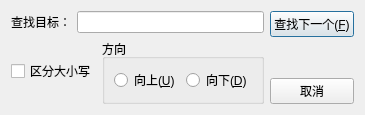
<?xml version="1.0" encoding="UTF-8"?>
<ui version="4.0">
 <class>SearchDialog</class>
 <widget class="QDialog" name="SearchDialog">
  <property name="geometry">
   <rect>
    <x>0</x>
    <y>0</y>
    <width>269</width>
    <height>98</height>
   </rect>
  </property>
  <property name="windowTitle">
   <string>查找</string>
  </property>
  <layout class="QVBoxLayout" name="verticalLayout_3">
   <item>
    <layout class="QHBoxLayout" name="horizontalLayout_5">
     <item>
      <layout class="QVBoxLayout" name="verticalLayout_2">
       <item>
        <layout class="QHBoxLayout" name="horizontalLayout_4">
         <item>
          <widget class="QLabel" name="label">
           <property name="text">
            <string>查找目标：</string>
           </property>
          </widget>
         </item>
         <item>
          <layout class="QHBoxLayout" name="horizontalLayout_2">
           <item>
            <widget class="QLineEdit" name="lineEdit"/>
           </item>
          </layout>
         </item>
        </layout>
       </item>
       <item>
        <layout class="QHBoxLayout" name="horizontalLayout_3">
         <item>
          <widget class="QCheckBox" name="checkBox">
           <property name="text">
            <string>区分大小写</string>
           </property>
          </widget>
         </item>
         <item>
          <widget class="QGroupBox" name="groupBox">
           <property name="title">
            <string>方向</string>
           </property>
           <layout class="QHBoxLayout" name="horizontalLayout">
            <item>
             <widget class="QRadioButton" name="rbUp">
              <property name="text">
               <string>向上(&amp;U)</string>
              </property>
             </widget>
            </item>
            <item>
             <widget class="QRadioButton" name="rbDown">
              <property name="text">
               <string>向下(&amp;D)</string>
              </property>
             </widget>
            </item>
           </layout>
          </widget>
         </item>
        </layout>
       </item>
      </layout>
     </item>
     <item>
      <layout class="QVBoxLayout" name="verticalLayout">
       <item>
        <widget class="QPushButton" name="btFindNext">
         <property name="text">
          <string>查找下一个(&amp;F)</string>
         </property>
        </widget>
       </item>
       <item>
        <spacer name="verticalSpacer">
         <property name="orientation">
          <enum>Qt::Vertical</enum>
         </property>
         <property name="sizeHint" stdset="0">
          <size>
           <width>20</width>
           <height>40</height>
          </size>
         </property>
        </spacer>
       </item>
       <item>
        <widget class="QPushButton" name="btCancel">
         <property name="text">
          <string>取消</string>
         </property>
        </widget>
       </item>
      </layout>
     </item>
    </layout>
   </item>
  </layout>
 </widget>
 <resources/>
 <connections/>
</ui>
